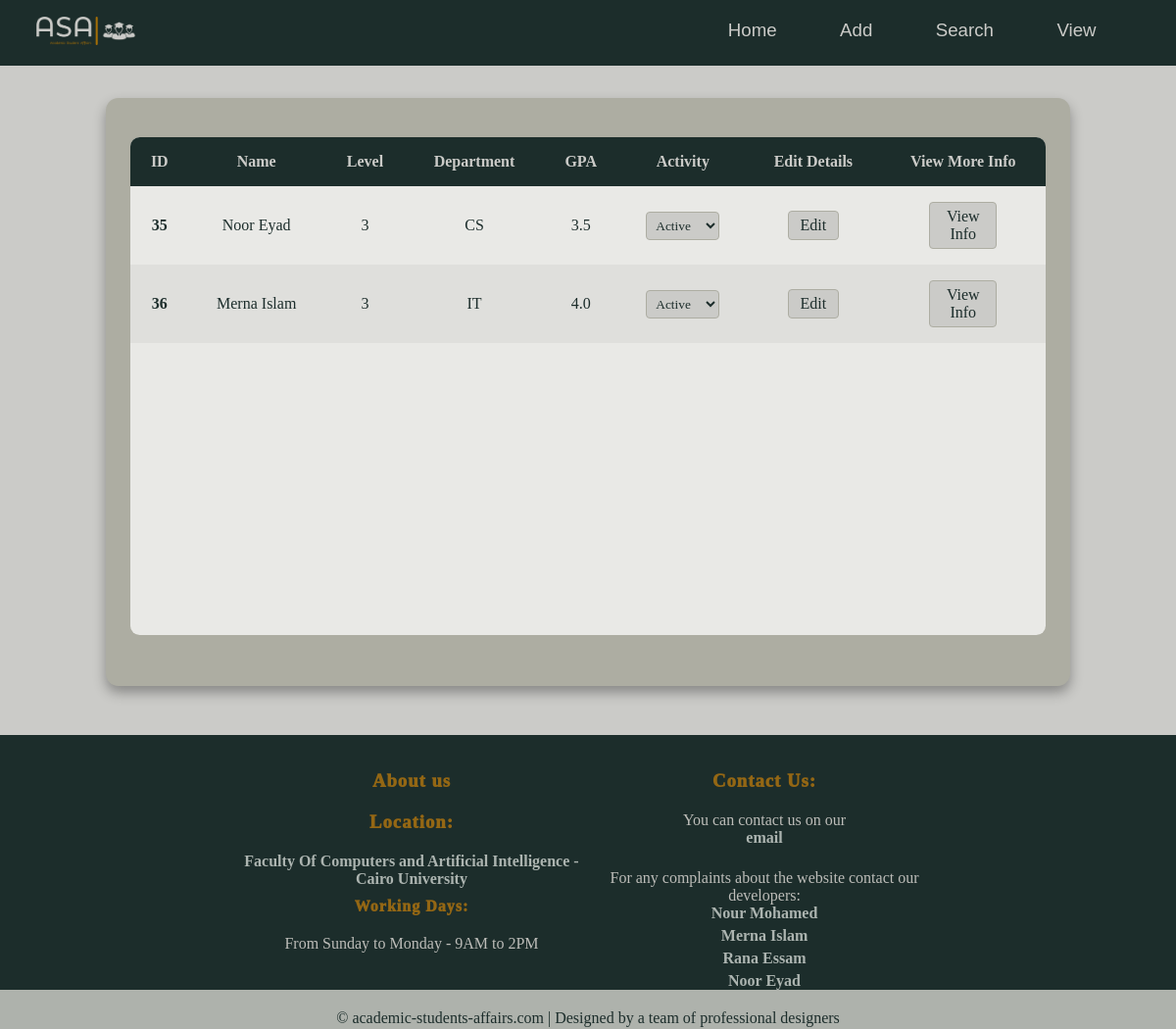
/allstudents/, run on an earlier commit of the app's database.
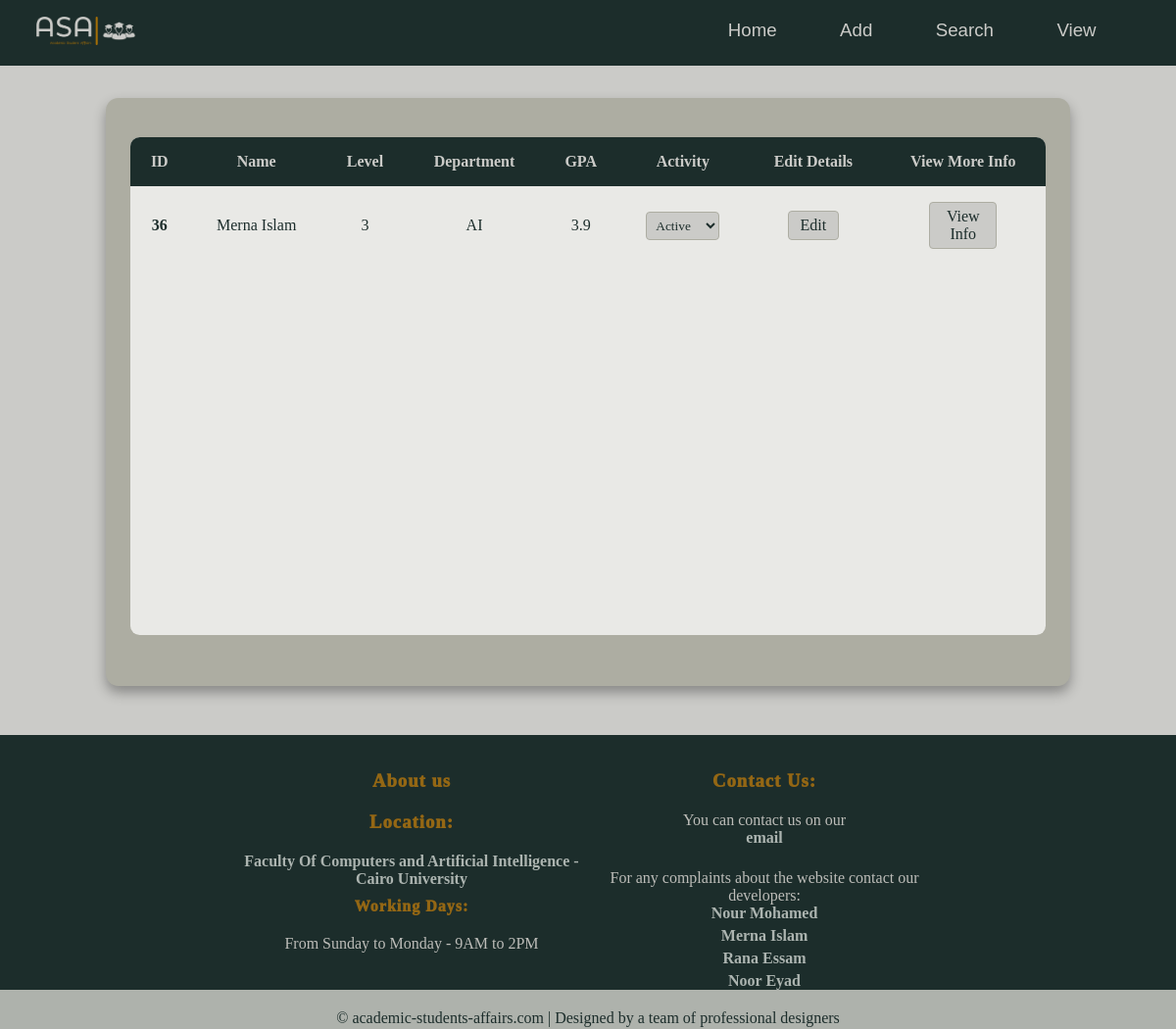
And on a later commit of the database.
### students/models.py (models this page shows)
class Member(models.Model):
    firstname = models.CharField(max_length=255)
    lastname = models.CharField(max_length=255)
    email = models.CharField(max_length = 50)
    phone = models.CharField(max_length=15)
    gpa = models.FloatField()
    level = models.IntegerField()
    birthdate = models.DateField()
    gender = models.CharField(max_length=6)
    dep = models.CharField(max_length= 10,  default='General')
    state = models.BooleanField(default= False)

### students/views.py (the view, shortened to what this page needs)
# urls.py: path('allstudents/', views.allstudents, name='allstudents'),
def allstudents(request):
  mymember = Member.objects.all()
  template = loader.get_template('view_student_screen.html')
  context = {
    'students': mymember,
  }
  return HttpResponse(template.render(context, request))

### students/templates/view_student_screen.html (shortened to what this page needs)
{% extends "master.html" %}
{% load static %}
{% block stylesheet %}
<link rel="stylesheet" href="{% static 'view_student_screen.css' %}">
{% endblock %}
{% block content%}
    <main class="table">
        <section class="table_body">
            <table>
                <thead>
                    <tr>
                        <th>ID</th>
                        <th>Name</th>
                        <th>Level</th>
                        <th>Department</th>
                        <th>GPA</th>
                        <th>Activity</th>
                        <th>Edit Details</th>
                        <th>View More Info</th>
                    </tr>
                </thead>
                <tbody id="table">
                    {% for std in students %}
                     <tr>
                      <td><strong>{{std.id}}</strong></td>
                      <td>{{std.firstname}} {{std.lastname}}</td>
                      <td>{{std.level}}</td>
                      <td>{{std.dep}}</td>
                      <td>{{std.gpa}}</td>
                      <td>
                       <form method = "POST" id ={{std.id}} onsubmit = "login()" >
                     <select class="dropdown" name="state"  onchange = "this.form.submit()" >
                              <option value ="1"{%if std.state%}selected {%endif%} >Active</option>
                          </select>
                        </form>
                      </td>
                      <td><a class="button"  href="../editStudent/{{std.id}}"><button type="button">Edit</button></a></td>
                      <td><a class="button" href="../studentInfo/{{std.id}}"><button type="button">View Info</button></a></td>
                  </tr>
                  {% endfor %}
                </tbody>
            </table>
        </section>
    </main>
{%endblock%}

What changed in the data, as far as the page shows it:
removed Member: id "35", firstname "Noor", lastname "Eyad", level "3", dep "CS", gpa "3.5", state "Active"
changed Member "Merna": dep "IT" → "AI"; gpa "4.0" → "3.9"
